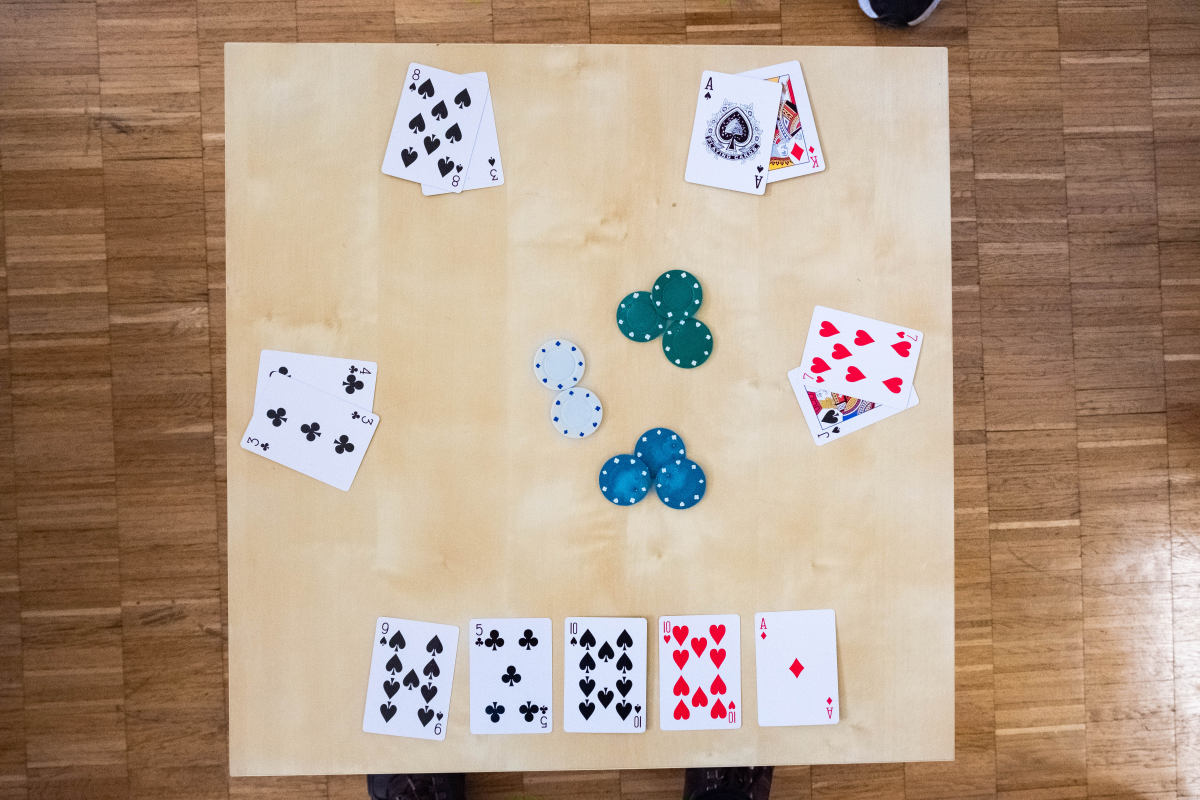
#> input picture final_project/data/train/train_18.jpg, 6000 x 4000 px (shown at 1/5 size)
$ jupyter execute --allow-errors martin_T_segmentation.ipynb   (shell and % lines are left out)   (older library calls are emulated)
#> lines starting #> are read from the running program, lines starting #| are printed output that depends on the picture; after the words box and inside, x2 and y2 are one past the last pixel; in counts of white or black regions, pixels touching at a corner belong together
### final_project/helpers.py
import cv2
import numpy as np
import k_means
from scipy.fft import fft, ifft
import matplotlib.pyplot as plt
import scipy.signal as signal
from skimage.color import rgb2gray
from sklearn import cluster


#HELPERS

def LoG(img,sigma=1,tr=150):
    gaussian = cv2.GaussianBlur(img,(0,0),sigma)
    log = cv2.Laplacian(gaussian, cv2.CV_64F)
    edge_mask = zero_crossing(log,tr)
    return edge_mask

def zero_crossing(img,tr=0):
    zero_crossing = np.zeros(img.shape,dtype=np.float32)
    max_diff = np.abs(img.max() - img.min())
    for i in range(1,img.shape[0]):
        for j in range(1,img.shape[1]):
            local_window = img[i-1:i+2,j-1:j+2]
            local_min = local_window.min()
            local_max = local_window.max()
            if local_min < 0 and local_max > 0 and (local_max - local_min) > tr:
                zero_crossing[i,j] = 1
    return zero_crossing

def sobel_filter(img,balance=0.2):
    grad_x = cv2.Sobel(img, cv2.CV_64F, 1, 0, ksize=3)
    grad_y = cv2.Sobel(img, cv2.CV_64F, 0, 1, ksize=3)
    abs_grad_x = cv2.convertScaleAbs(grad_x)
    abs_grad_y = cv2.convertScaleAbs(grad_y)
    grad = cv2.addWeighted(abs_grad_x, 0.5, abs_grad_y, 0.5, 0)
    final = cv2.addWeighted(grad, balance, img, 1-balance, 0)
    return final

# [21 lines left out: functions median_filter, retrieve_corners_opt, not called in this run]

def retrieve_corners_alt(mask):
    indices = np.where(mask > 0)
    bot_sort = sorted(zip(indices[0],range(indices[0].shape[0])),key=lambda l: l[0])
    right_sort = sorted(zip(indices[1],range(indices[0].shape[0])),key=lambda l: l[0])
    top_idx = bot_sort[0]
    bot_idx = bot_sort[-1]
    right_idx = right_sort[-1]
    left_idx = right_sort[0]
    y_max = bot_idx[0]
    y_min = top_idx[0]
    x_max = right_idx[0]
    x_min = left_idx[0]
    return (y_max, y_min, x_max, x_min)

def extract_table_alt(original_im,corners,reduction_factor):
    y_max, y_min, x_max, x_min = corners
    y_max = y_max*reduction_factor
    y_min = y_min*reduction_factor
    x_max = x_max*reduction_factor
    x_min = x_min*reduction_factor
    return original_im[y_min:y_max,x_min:x_max]

# [22 lines left out: function extract_table, not called in this run]

def in_image(img,x,y):
    return x >= 0 and y >= 0 and x < img.shape[0] and y < img.shape[1]

def neighbours(img,x,y):
    neighbours = []
    for i in range(-1,2):
        for j in range(-1,2):
            if not (i==0 and j==0):
                if in_image(img,x+i,y+j):
                    neighbours.append((x+i,y+j))
    return neighbours

def iterative_grow(img,x,y,tr):
    candidate = []
    region = []
    visited = set()
    candidate.append((x,y))
    if not in_image(img,x,y):
        raise Exception("The seed given is not in the image boundaries.")
    while len(candidate) > 0:
        c = candidate[-1]
        x_c, y_c = c
        if img[x_c,y_c] > tr and not ((x_c,y_c) in visited):
            visited = visited.union(set([tuple((x_c,y_c))]))
            region.append(c)
            candidate.pop()
            for new_c in neighbours(img,x_c,y_c):
                candidate.append(new_c)
        else:
            candidate.pop()
    return region


# [32 lines left out: functions create_k_mean_mask, shape_detector, not called in this run]


    ### CONTOURS

directions = np.asarray([[1,-1],[1,1],[-1,1],[-1,-1],[0,-1],[1,0],[0,1],[-1,0]]) # Trigonometric wise

# [298 lines left out: functions get_contour, get_ordered_contour, sharp_edges, complex_contour, show_contour, get_fourier_descriptors and 7 more, not called in this run]

### final_project/martin_T_segmentation.ipynb
# Jeremy notebook for final project

[cell 1]
import cv2
import numpy as np
import matplotlib.pyplot as plt
import scipy.signal
import k_means
from helpers import *

## Table segmentation

[cell 2]
def segment_table(path):
#> called with path = 'data/train/train_18.jpg'
    reduction_factor = 30 #30
    table_im_big = cv2.imread(path)
#> table_im_big is the input picture: shape (4000, 6000, 3); mean B, G, R 135.8, 155, 177.6
    target_size = (int(table_im_big.shape[1]/reduction_factor),
                   int(table_im_big.shape[0]/reduction_factor))
    table_im = cv2.resize(table_im_big,target_size)

    gray_sobel = cv2.cvtColor(sobel_filter(table_im,balance=1), cv2.COLOR_BGR2GRAY)
    log = LoG(gray_sobel,sigma=1,tr=20)
#> in LoG, `log = cv2.Laplacian(gaussian, cv2.CV_64F)`:
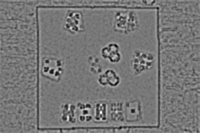
#> log: shape (133, 200) float64; min -104, max 118, mean 0.1; drawn with min black and max white
#> in zero_crossing, `max_diff = np.abs(img.max() - img.min())`: max_diff = 222
#> after the loop in zero_crossing, `for i in range(1,img.shape[0]):`:
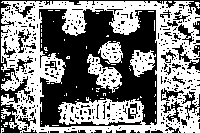
#> zero_crossing: shape (133, 200) float32; values 0 (black) and 1 (white), 51% white; 435 black regions (398 under 20 px), largest, box (x1, y1, x2, y2) and area: (39, 9, 157, 127) 8382, (0, 0, 200, 133) 1342, (182, 91, 200, 120) 156
    ### Detect center
    kernel = np.ones((7,7))
    inverse_log = -log + 1
    start_mask = cv2.morphologyEx(inverse_log, cv2.MORPH_OPEN, kernel)
#> start_mask: shape (133, 200) float32; values 0 (black) and 1 (white), 26.8% white; 4 white regions, box (x1, y1, x2, y2) and area: (40, 9, 157, 125) 6993, (4, 128, 19, 133) 69, (196, 63, 200, 70) 28, (0, 72, 4, 79) 28
    x_center, y_center = start_mask.shape[0]/2,start_mask.shape[1]/2
    start_indices = zip(np.where(start_mask == 1)[0],np.where(start_mask == 1)[1])
    start = sorted(start_indices,key=lambda l: np.power((l[0]-x_center,l[1]-y_center),2).sum())[0]
#> start = (74, 94)
    ### Segment table
    kernel = np.ones((3,3))
    inverse_log = cv2.morphologyEx(inverse_log, cv2.MORPH_OPEN, kernel)
#> inverse_log: shape (133, 200) float32; values 0 (black) and 1 (white), 36% white; 79 white regions (47 under 20 px), largest, box (x1, y1, x2, y2) and area: (39, 9, 157, 127) 7618, (0, 79, 27, 103) 183, (0, 68, 14, 84) 116
    segmentation = np.zeros(inverse_log.shape,dtype=np.uint8)
    for i in iterative_grow(inverse_log,start[0],start[1],0.5):
#> in iterative_grow, `visited = set()`: visited = 0 items
        segmentation[i[0],i[1]] = 255
#> this loop made 7618 passes
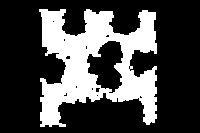
#> segmentation: shape (133, 200); 28.6% white; 1 white region, box (x1, y1, x2, y2) and area: (39, 9, 157, 127) 7618
    corners = retrieve_corners_alt(segmentation)
#> in retrieve_corners_alt, `indices = np.where(mask > 0)`: indices = 7618 positions, rows 9 to 126, columns 39 to 156
#> in retrieve_corners_alt, `bot_sort = sorted(zip(indices[0],range(indices[0].shape[0])),key=lambd..`: bot_sort = 7618 pairs, first value 9 to 126, second value 0 to 7617
#> in retrieve_corners_alt, `right_sort = sorted(zip(indices[1],range(indices[0].shape[0])),key=lam..`: right_sort = 7618 pairs, first value 39 to 156, second value 0 to 7617
#> in retrieve_corners_alt, `top_idx = bot_sort[0]`: top_idx = (9, 0)
#> in retrieve_corners_alt, `bot_idx = bot_sort[-1]`: bot_idx = (126, 7617)
#> in retrieve_corners_alt, `right_idx = right_sort[-1]`: right_idx = (156, 7415)
#> in retrieve_corners_alt, `left_idx = right_sort[0]`: left_idx = (39, 0)
#> in retrieve_corners_alt, `y_max = bot_idx[0]`: y_max = 126
#> in retrieve_corners_alt, `y_min = top_idx[0]`: y_min = 9
#> in retrieve_corners_alt, `x_max = right_idx[0]`: x_max = 156
#> in retrieve_corners_alt, `x_min = left_idx[0]`: x_min = 39
#> corners = (126, 9, 156, 39)
    table_segmentation = extract_table_alt(table_im_big,corners,reduction_factor)
#> in extract_table_alt, `y_max, y_min, x_max, x_min = corners`: y_max = 126; y_min = 9; x_max = 156; x_min = 39
#> in extract_table_alt, `y_max = y_max*reduction_factor`: y_max = 3780
#> in extract_table_alt, `y_min = y_min*reduction_factor`: y_min = 270
#> in extract_table_alt, `x_max = x_max*reduction_factor`: x_max = 4680
#> in extract_table_alt, `x_min = x_min*reduction_factor`: x_min = 1170

    return table_segmentation

[cell 3]
table_segmentation = segment_table("data/train/train_18.jpg")

# Params
bottom_boundary = 2500
T = 500
horizontal_buffer = 50
vertical_buffer = 50

# Cut out buttom of image with supposed T-cards
T_cards = table_segmentation[bottom_boundary:-1,:]

# Attempt to remove some noise
kernel = np.ones((5,5),np.float32)/25
T_cards_filtered = cv2.filter2D(T_cards,-1,kernel)

canny = cv2.Canny(T_cards_filtered, 10, 200)
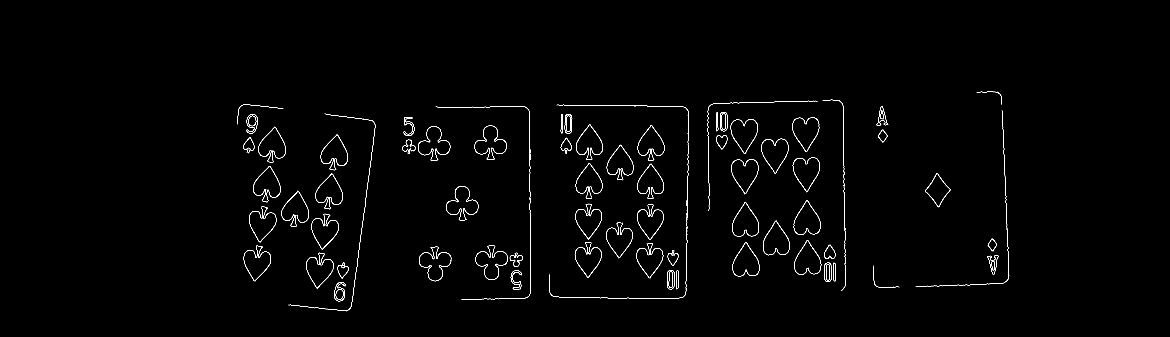
#> canny: shape (1009, 3510) (shown at 1/3 size); 0.74% white in thin lines or dots, all inside (x1, y1, x2, y2) = (711, 275, 3028, 934)

# Get card boundaries
cards_horizontal_sum = np.sum(canny, axis=0)
#> cards_horizontal_sum = 3510 values, max 44625 at index 1591, min 0 at index 0, mean 1906.9
left_boundary = np.min(np.where(cards_horizontal_sum > T)) - horizontal_buffer
#> left_boundary = 661
right_boundary = np.max(np.where(cards_horizontal_sum > T)) + horizontal_buffer
#> right_boundary = 3076
diff = right_boundary - left_boundary
#> diff = 2415
split = int(diff/5)
#> split = 483

# Separate cards roughly
cards = []
for i in range(5):
    cur_low = left_boundary + i*split
    cur_high = cur_low + split
    canny_cut = canny[:,cur_low:cur_high]
    canny_vertical_sum = np.sum(canny_cut, axis=1)
    upper_boundary = np.min(np.where(canny_vertical_sum > T)) - vertical_buffer
    lower_boundary = np.max(np.where(canny_vertical_sum > T)) + vertical_buffer
    cards.append(T_cards[upper_boundary:lower_boundary,cur_low:cur_high])
#> this loop made 5 passes
#> (cur_low, cur_high, upper_boundary, lower_boundary) on passes 1 to 5: (661, 1144, 263, 982), (1144, 1627, 269, 949), (1627, 2110, 264, 945), (2110, 2593, 249, 920), (2593, 3076, 225, 913)
#> pass 1, `canny_cut = canny[:,cur_low:cur_high]`:
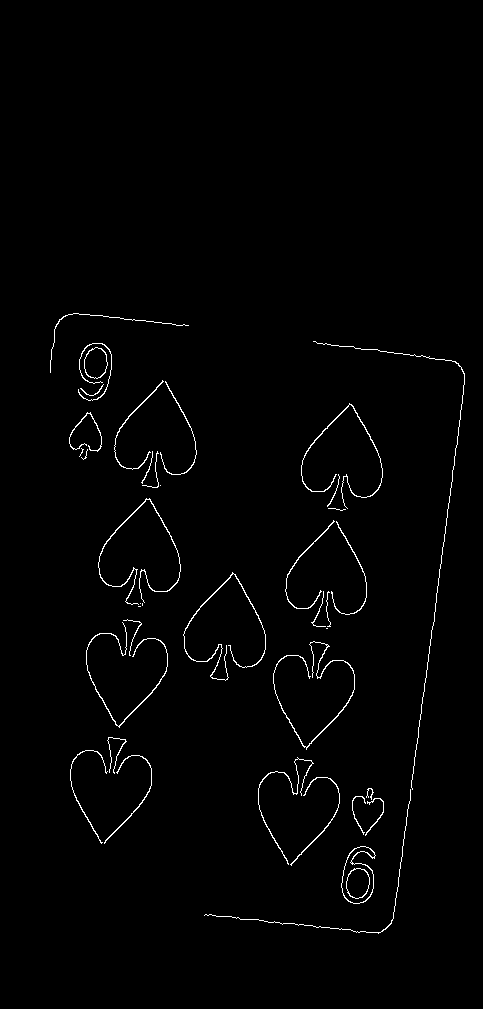
#> canny_cut: shape (1009, 483); 1.3% white in thin lines or dots, all inside (x1, y1, x2, y2) = (50, 313, 465, 934)
#> after the loop, cards = 5 items

# plot
fig, ax = plt.subplots(1,2)
fig.set_size_inches(18.5, 10.5)
ax[0].imshow(T_cards_filtered)
ax[1].imshow(canny)

fig, ax = plt.subplots(1,5)
for i in range(5):
    ax[i].imshow(cards[i])

print(np.min(np.where(np.sum(canny,axis=0) > 500)), np.max(np.where(np.sum(canny,axis=0) > 500)))
#| 711 3026
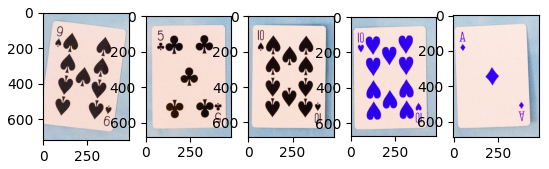
#> figure drawn by matplotlib, 5 panels

[cell 4]
plt.imshow(cards[0])
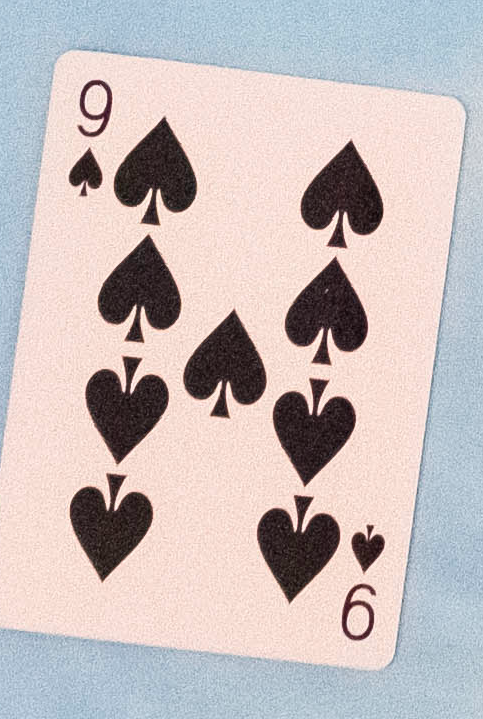
#> shown: shape (719, 483, 3); mean R, G, B 198.3, 187.9, 187.5

#> (a cell that did not finish here is left out)

[cell 6]
h,w, _ = cards[0].shape
#> (the rest of this cell did not finish here and is left out)

[cell 7]
blur = cv2.GaussianBlur(cards[4],(0,0),3)
blur = cv2.cvtColor(blur, cv2.COLOR_BGR2GRAY)
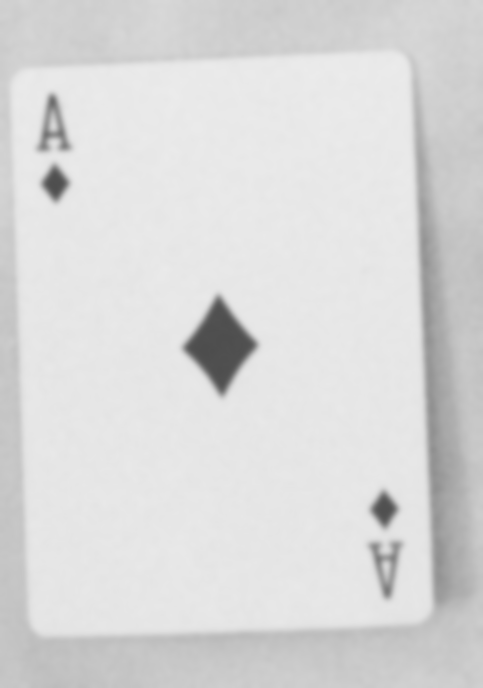
#> blur: shape (688, 483); min 77, max 235, mean 217.6
reduction_factor = 5 #30
target_size = (int(blur.shape[1]/reduction_factor),
    int(blur.shape[0]/reduction_factor))
blur = cv2.resize(blur,target_size)
#> blur: shape (137, 96)
plt.imshow(blur,cmap="Greys")

[cell 8]
segmentation = np.zeros(blur.shape,dtype=np.uint8)
for i in iterative_grow(blur,60,10,220):
    segmentation[i[0],i[1]] = 255
#> this loop made 8580 passes
#> i on passes 1 to 3: (60, 10), (61, 11), (62, 12)
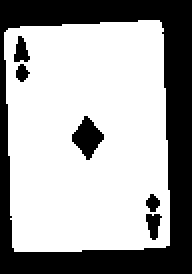
#> segmentation: shape (137, 96) (shown 2 times larger); 65.2% white; 6 black regions, box (x1, y1, x2, y2) and area: (0, 0, 96, 137) 4160, (36, 58, 52, 80) 194, (73, 107, 81, 120) 68, (7, 18, 15, 31) 67, (73, 97, 80, 106) 42, (8, 32, 15, 41) 41

[cell 9]
plt.imshow(segmentation)

#> (a cell that did not finish here is left out)

[cell 11]
test = cv2.Canny(cards[0],280,350)
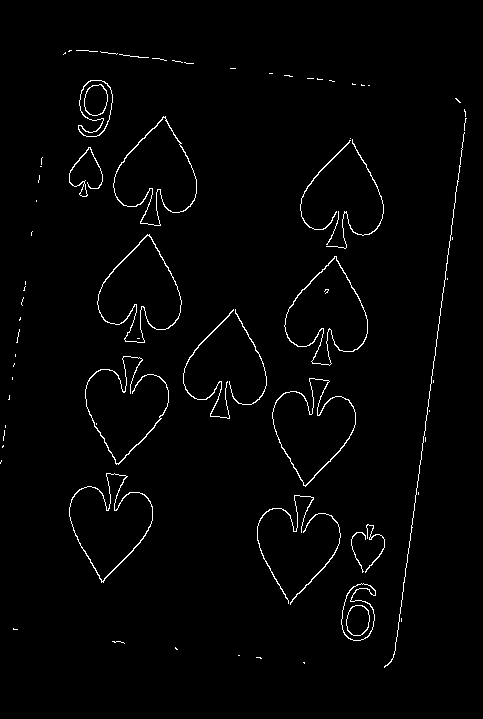
#> test: shape (719, 483); 1.8% white in thin lines or dots, all inside (x1, y1, x2, y2) = (0, 50, 467, 668)
plt.imshow(test)
